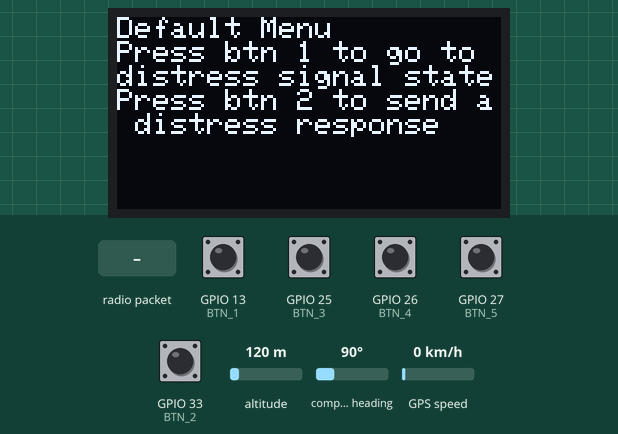
Simulated run of this sketch. Board: ESP32. Shown: 128×64 one-colour display. Inputs (shaded band) come from the test bench; at power-on: GPIO 13 (BTN_1), GPIO 25 (BTN_3), GPIO 26 (BTN_4), GPIO 27 (BTN_5), GPIO 33 (BTN_2) HIGH, altitude 120 m, compass heading 90°, GPS speed 0 km/h. The GPS gets a fix after 3 s at 37.7749, -122.4194 with 8 satellites; no radio packets arrive unless stated; what the sketch prints to the serial monitor is not drawn.

Above: at 1.2 s.
1.3 s: GPIO 13 (BTN_1) pulled LOW for 0.15 s
At 2.4 s:
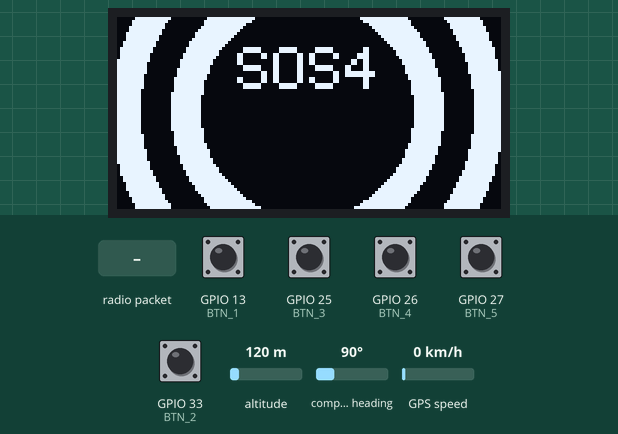
5.5 s: radio packet "1" arrives
At 7.8 s:
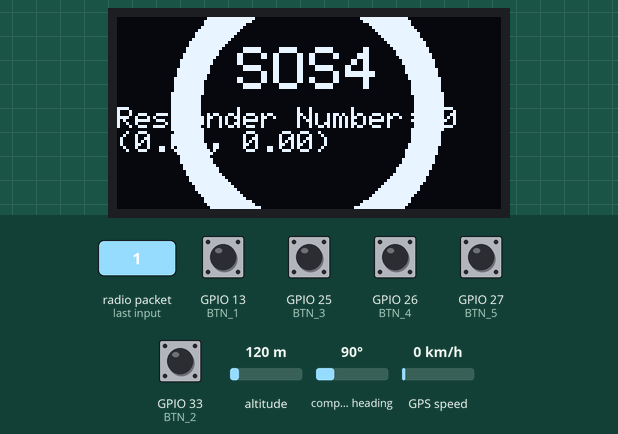
9.6 s: GPIO 13 (BTN_1) pulled LOW for 0.15 s
At 11.1 s:
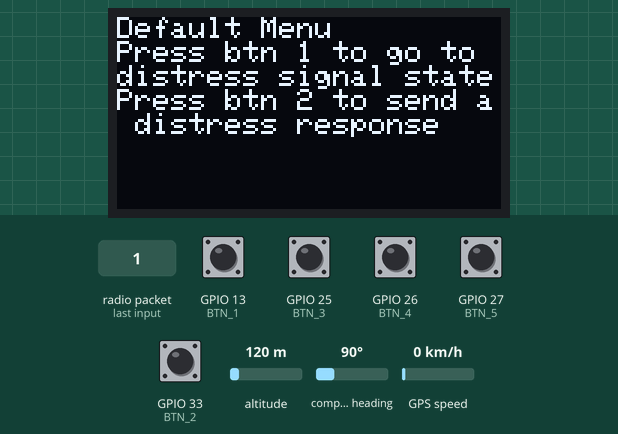
Timing chart, 0 to 12.6 s (numbered marks = the images above; inputs shaded):
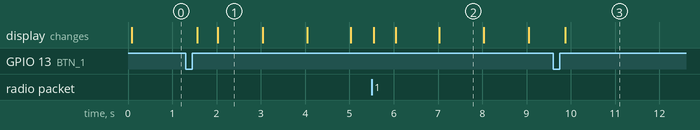

The sketch:

DistressSignalProgram_DeviceB.ino
```cpp
/**
 * Distress Signal Program v1.0
 *
 * Program that sends distress signal and
 * receives a distress response from rescuers
 */

// =============
// Pin Setup
// =============
//  IMPORTANT!! Uncomment the device you are using
// #define LILYGO
#define EGIZMO

#include "PinAssignments.h"
// Reminder: Use the name (BTN_1) instead of writing the pin number directly (i.e., 32).
// Doing this ensures that your code will run on both LILYGO and EGIZMO devices

// ==================
// Libraries Setup
// ==================
#include <Wire.h>
#include <Adafruit_GFX.h>
#include <Adafruit_SSD1306.h>
#include "TinyGPS++.h"
#include <OneButton.h>
#include <SoftwareSerial.h>
#include "FisherMesh.h"

// Setup a new OneButton pins
OneButton button1(BTN_1, true);
OneButton button2(BTN_2, true);
OneButton button3(BTN_3, true);
OneButton button4(BTN_4, true);
OneButton button5(BTN_5, true);

// Setup OLED
#define SCREEN_WIDTH 128
#define SCREEN_HEIGHT 64
Adafruit_SSD1306 oled(SCREEN_WIDTH, SCREEN_HEIGHT, &Wire, -1);

// Setup GPS
SoftwareSerial gpsSerial(GPS_RX, GPS_TX);
TinyGPSPlus gps;

// Setup mesh network
#define NODE_ADDRESS 2 // IMPORTANT: NODE_ADDRESS should be unique per device
#define LORA_FREQUENCY 433.0 // Frequency in MHz. Different for SG!
FisherMesh mesh(NODE_ADDRESS, LORA_FREQUENCY);

// =================
// Main Program
// =================

/** Distress Signal Program
 *
    1. Display an option to end distress signal
      1. If it is pressed, return to default state and broadcast zero alert

    2. Get and broadcast the ff. information every 30 seconds until the
    end option is selected
        1. GPS data
        2. Boat ID
        3. Alert level

    3. Continuously listen for rescue response
      1. If response is received display (refresh data every 30 seconds):
        1. Count of rescuers
        2. Nearest Rescue boat data:
        3. ID, GPS and distance
 */

bool inDistress = false;
AlertLevel currentAlertLevel = ALERT_GENERAL; // Hard coded for testing purposes
unsigned long timeLastSignalSent = 0;
DistressResponse lastResponse;
bool receivedResponse = false;

void setup() {
  Serial.begin(115200);
  setupOled();
  setupGps();
  if (!mesh.init()) {
    Serial.println(F("Failed to initialize mesh network"));
    oled.println(F("Failed to initialize mesh network"));
    oled.display();
    while (true);
  }
  // Add your program's setup code below

  // Set OLED color since that will not change naman
  oled.setTextColor(WHITE);

  // Setup button click code
  button1.attachClick(handleButton1Click);
  button2.attachClick(handleButton2Click);
}

void loop() {
  updateButtons();
  updateGps();
  // Add your program's loop code below:
  oled.clearDisplay();

  if (inDistress)
  {
    // Show distress state in OLED screen
    // oled.setCursor(0, 0);
    // oled.setTextSize(1);
    // oled.println("Vessel in Distress");

    // When did we last broadcast?
    // If more than 30 seconds passed, we can broadcast again
    unsigned long currentTime = millis();
    if (currentTime - timeLastSignalSent >= 30000)
    {
      // Retrieve data to be sent (e.g., GPS, Alert Level)
      float gpsLat;
      float gpsLong;
      // Check if GPS data is valid
      if (gps.location.isValid())
      {
        gpsLat = gps.location.lat();
        gpsLong = gps.location.lng();
        Serial.printf("Valid: GPS (%f, %f)\n", gps.location.lat(), gps.location.lng());
      }
      else
      {
        // Scenario when gps has no valid gps data
        gpsLat = 999.0;
        gpsLong = 999.0;
        Serial.printf("Invalid: GPS (%f, %f)\n", gps.location.lat(), gps.location.lng());
      }

      AlertLevel alertlevel = currentAlertLevel;
      // Broadcast a distress signal
      if(mesh.sendDistressSignal(gpsLat, gpsLong, alertlevel))
      {
        // Print debugging
        Serial.printf("Distress signal sent at %lu\n", currentTime);
        timeLastSignalSent = currentTime;
      }
    }

    // While we are also in distress, listen for any distress reponse for us
    if (mesh.listenForDistressResponse())
    {
      Serial.println("Received response");
      // Assumption: Only data of last responder will appear
      lastResponse = mesh.getResponse();
      receivedResponse = true;

      Serial.printf("Responder Number: %u\n", lastResponse.address);
      Serial.printf("GPS Lat: %f\n", lastResponse.address);
      Serial.printf("GPS Long: %f\n", lastResponse.address);
    }

    // oled.invertDisplay(true);

    // Display the beaming circle
    int phase = (millis() / 1000) % 3;
    drawBeamingCircle(phase);
    oled.setCursor(40, 10);
    oled.setTextSize(2);
    oled.print("SOS");
    oled.print(currentAlertLevel, DEC);

    // Continuously print out response if there is one received
    if (receivedResponse)
    {
      oled.setCursor(0, 30);
      oled.setTextSize(1);
      oled.print("Responder Number: ");
      oled.print(lastResponse.address, DEC);
      oled.print("\n");
      oled.print("("); oled.print(lastResponse.gpsLat, 2); oled.print(", "); oled.print(lastResponse.gpsLong, 2); oled.println(")");
    }

    oled.display();
  }
  else // not in distress
  {
    // Should go back to the default menu
    // As a placeholder, I'll just show the text "Default Menu"
    oled.clearDisplay();
    oled.setCursor(0, 0); // middle of screen tantsa
    oled.setTextSize(1);
    oled.println("Default Menu");
    oled.println("Press btn 1 to go to distress signal state");
    oled.println("Press btn 2 to send a distress response");

    // For debugging purposes, listen and print out any received distress signals
    if (mesh.listenForDistressSignal())
    {
      DistressSignal dsignal = mesh.getDistessSignal();
      Serial.printf("Received signal from node %u\n", dsignal.address);
      Serial.printf("with GPS: (%f, %f)\n", dsignal.gpsLat, dsignal.gpsLong);
      Serial.printf("Nature of emergency: %d\n", dsignal.alertLevel);
    }

    oled.invertDisplay(false);
    oled.display();
  }
}

void handleButton1Click() {
  inDistress = !inDistress;
}

void handleButton2Click() {
  sendDistressResponse();
}

// FOR TESTING PURPOSES ONLY: Manually send distress response
void sendDistressResponse() {
  // WARNING: HARDCODED
  // Address should be taken from a distress signal message
  int receiver = 1;

  if (mesh.sendDistressResponse(receiver, gps.location.lat(), gps.location.lng())) {
    Serial.println("Sent distress response");
  }
}

// ==============
// GUI Code
// =============

#define CIRCLE_CENTER_X 63
#define CIRCLE_CENTER_Y 31

void drawBeamingCircle(int phase)
{
  switch (phase)
  {
    case 2:
      oled.fillCircle(CIRCLE_CENTER_X, CIRCLE_CENTER_Y, 65, WHITE);
      oled.fillCircle(CIRCLE_CENTER_X, CIRCLE_CENTER_Y, 55, BLACK);
    case 1:
      oled.fillCircle(CIRCLE_CENTER_X, CIRCLE_CENTER_Y, 45, WHITE);
      oled.fillCircle(CIRCLE_CENTER_X, CIRCLE_CENTER_Y, 35, BLACK);
  }
}

// =================
// Helper Functions
// =================
void setupOled() {
  // Initialize OLED display with address 0x3C for 128x64
  if (!oled.begin(SSD1306_SWITCHCAPVCC, 0x3C)) {
    Serial.println(F("SSD1306 allocation failed"));
    while (true);
  }
}

void setupGps() {
  gpsSerial.begin(9600);
}

// Updates gps with data from the module
void updateGps() {
  while (gpsSerial.available() > 0)
    gps.encode(gpsSerial.read());
}

void updateButtons() {
  button1.tick();
  button2.tick();
  button3.tick();
  button4.tick();
  button5.tick();
}
```

FisherMesh.h
```cpp
/**
 * Reusable library on top of RadioHead that makes
 * it a little easier to work with the mesh network
 * via LoRA.
 */
// Include guards
#ifndef FisherMesh_h
#define FisherMesh_h

// Include all dependencies for the communication via the mesh network
#include <SPI.h>
#include <RH_RF95.h>
#include <RHMesh.h>

// Defines the types of alert level
typedef enum {
  ALERT_TECHNICAL = 0,
  ALERT_SECURITY = 1,
  ALERT_SAFETY = 2,
  ALERT_HOSTILE = 3,
  ALERT_GENERAL = 4
}
AlertLevel;

#define DISTRESS_SIGNAL 10
#define DISTRESS_RESPONSE 20

// We need this to distinguish between distress signals and distress responses
typedef struct {
  uint8_t msgType;
}
DistressHeader;

// Defines the distress signal message
typedef struct {
  DistressHeader header;
  unsigned char address;
  float gpsLat;
  float gpsLong;
  AlertLevel alertLevel;
}
DistressSignal;

// Defines the distress signal response message
typedef struct {
  DistressHeader header;
  unsigned char address;
  float gpsLat;
  float gpsLong;
}
DistressResponse;

// Defines a helper class for sending and receiving data from the mesh network
class FisherMesh {
public:
  // Constructor. Used by FisherMesh mesh(...);
  FisherMesh(uint8_t address, float frequency);

  // Sets up the mesh network and its dependencies
  // Returns false if an error occurred
  bool init();

  // Triggers a reset in the module
  void resetModule();

  // Sends a distress signal containing the passed in information
  bool sendDistressSignal(float gpsLat, float gpsLong, AlertLevel alertLevel);

  // Sends a distress response message to the given address. This is sent from point-to-point instead of broadcasted.
  bool sendDistressResponse(uint8_t address, float gpsLat, float gpsLong);

  // Listens to distress signals
  bool listenForDistressSignal();

  // Listens for distress response signals
  // Returns true if a distress response signal was received
  bool listenForDistressResponse();

  // Gets the address of this node
  uint8_t getAddress();

  // Gets the last distress response received (if we are listening for distress responses)
  DistressResponse getResponse();

  // Gets the last distress signal received (if we are listening for distress signals)
  DistressSignal getDistessSignal();

  static const char* getNameOfAlertLevel()
  {

  }

private:
  uint8_t _address;
  uint8_t _buffer[RH_MESH_MAX_MESSAGE_LEN];
  RH_RF95 _rf95;
  RHMesh _manager;
  float _frequency;
  DistressSignal _distressSignal;
  DistressResponse _distressResponse;
  static char* getNameOfAlertLevel(AlertLevel al);
};

// C++ implementation of the methods above
// No need to look any further unless you want to modify the code
// class FisherMesh {
//   public:
FisherMesh::FisherMesh(uint8_t address, float frequency = 433.0)
  : _rf95(LORA_CHIP_SELECT, LORA_INTERRUPT),
    _manager(_rf95, address),
    _frequency(frequency),
    _address(address) {

};

bool FisherMesh::init() {
  // Ready reset pin
  pinMode(LORA_RESET, OUTPUT);
  digitalWrite(LORA_RESET, HIGH);
  resetModule();

  // Start the mesh manager
  if (!_manager.init()) {
    Serial.println("Mesh Manager failed to init");
    return false;
  }

  // Set the radio frequency to the correct one
  if (!_rf95.setFrequency(_frequency)) {
    Serial.println("LORA Module failed to set frequency");
    return false;
  }

  return true;
}

void FisherMesh::resetModule() {
  digitalWrite(LORA_RESET, LOW);
  delay(10);
  digitalWrite(LORA_RESET, HIGH);
  delay(10);
};

// Sends a distress signal containing the passed in information
bool FisherMesh::sendDistressSignal(float gpsLat, float gpsLong, AlertLevel alertLevel) {
  // Setup the distress signal struct
  _distressSignal.header.msgType = DISTRESS_SIGNAL;
  _distressSignal.address = _address;
  _distressSignal.gpsLat = gpsLat;
  _distressSignal.gpsLong = gpsLong;
  _distressSignal.alertLevel = alertLevel;

  // Copy the distress signal into a byte buffer
  // This is needed to send the data over radio
  memcpy(_buffer, &_distressSignal, sizeof(_distressSignal));

  // Try to broadcast the distress signal
  if (_manager.sendtoWait(
      // Pass in the distressSignal as an array of bytes
      (uint8_t *)_buffer,
      sizeof(_distressSignal),
      // Broadcast the signal instead of directing the signal to the
      RH_BROADCAST_ADDRESS) == RH_ROUTER_ERROR_NONE) {

        // The signal has been reliably delivered to a node.
        return true;
      }
  else
    return false;
};

// Sends a distress response message to the given address. This is sent from point-to-point instead of broadcasted.
bool FisherMesh::sendDistressResponse(uint8_t address, float gpsLat, float gpsLong) {
  // Build a distressResponse struct
  _distressResponse.header.msgType = DISTRESS_RESPONSE;
  _distressResponse.address = _address;
  _distressResponse.gpsLat = gpsLat;
  _distressResponse.gpsLong = gpsLong;

  // Copy distressResponse to buffer as an array of bytes
  memcpy(_buffer, &_distressResponse, sizeof(_distressResponse));

  // Send data in buffer back to the address
  return _manager.sendtoWait(_buffer, sizeof(_distressResponse), address) != RH_ROUTER_ERROR_NONE;
};

// Listens to distress signals
bool FisherMesh::listenForDistressSignal() {
  uint8_t len = sizeof(_buffer);
  uint8_t from;

  if (_manager.recvfromAck(_buffer, &len, &from))
  {
    // We can do this because both types of signals
    // (i.e. DistressResponse and DistressSignal) have a DistressHeader.
    DistressHeader *header = (DistressHeader *)_buffer;

    if (len > 1 && header->msgType == DISTRESS_SIGNAL) {
      // Cast the response into the struct
      DistressSignal *distressSignal = (DistressSignal *)header;
      _distressSignal = *distressSignal;
    }

    return true;
  }
  return false;
};

// Listens for distress response signals
// Returns true if a distress response signal was received
bool FisherMesh::listenForDistressResponse() {
  uint8_t len = sizeof(_buffer);
  uint8_t from;

  if (_manager.recvfromAck(_buffer, &len, &from))
  {
    // We can do this because both types of signals
    // (i.e. DistressResponse and DistressSignal) have a DistressHeader.
    DistressHeader *header = (DistressHeader *)_buffer;

    if (len > 1 && header->msgType == DISTRESS_RESPONSE) {
      // Cast the response into the struct
      DistressResponse *response = (DistressResponse *)header;
      _distressResponse = *response;
    }

    return true;
  }
  return false;
};

uint8_t FisherMesh::getAddress() {
  return _address;
}

DistressResponse FisherMesh::getResponse() {
  return _distressResponse;
};

DistressSignal FisherMesh::getDistessSignal() {
  return _distressSignal;
}

#endif // FisherMesh_h
```

PinAssignments.h
```cpp
// Setup pin assignments based on board
// Part of our group's setup guide: https://docs.google.com/spreadsheets/d/1Kk39XogCKNj4P-L1mcQ60H9ZAvij4BNzWpTyQpcqGX0/edit#gid=730310102

#ifdef EGIZMO
  #define GPS_RX 16
  #define GPS_TX 17
  #define OLED_SCL 22
  #define OLED_SDA 21
  #define LORA_INTERRUPT 2
  #define LORA_RESET 14
  #define LORA_CHIP_SELECT 5
  #define LORA_SERIAL_CLOCK 18
  #define LORA_COPI 23
  #define LORA_CIPO 19
  #define BTN_1 13
  #define BTN_2 33
  #define BTN_3 25
  #define BTN_4 26
  #define BTN_5 27
#endif

#ifdef LILYGO
  #define GPS_RX 34
  #define GPS_TX 12
  #define OLED_SCL 22
  #define OLED_SDA 21
  #define LORA_INTERRUPT 26
  #define LORA_RESET 23
  #define LORA_CHIP_SELECT 18
  #define LORA_SERIAL_CLOCK 5
  #define LORA_COPI 27
  #define LORA_CIPO 19
  #define BTN_1 2
  #define BTN_2 13
  #define BTN_3 14
  #define BTN_4 25
  #define BTN_5 15
#endif
```

Measured:
- after the input at 1.3 s, the display: first changes after 0.26 s (image 1 shows a later state)
- after the input at 5.5 s, the display: first changes after 0.05 s (image 2 shows a later state)
- after the input at 9.6 s, the display: changes after 0.28 s (image 3)
- what the display in image 1 shows lasts 1.0 s, from 2.0 s to 3.0 s
